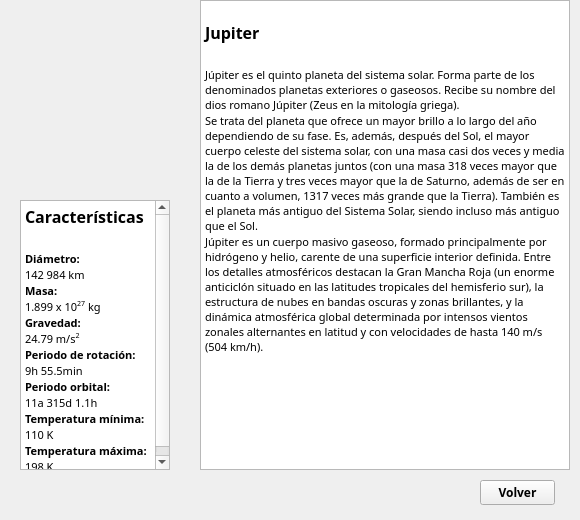
<?xml version="1.0" encoding="UTF-8"?>
<ui version="4.0">
 <class>MainWindow</class>
 <widget class="QMainWindow" name="MainWindow">
  <property name="geometry">
   <rect>
    <x>0</x>
    <y>0</y>
    <width>580</width>
    <height>520</height>
   </rect>
  </property>
  <property name="minimumSize">
   <size>
    <width>580</width>
    <height>520</height>
   </size>
  </property>
  <property name="maximumSize">
   <size>
    <width>580</width>
    <height>520</height>
   </size>
  </property>
  <property name="windowTitle">
   <string>MainWindow</string>
  </property>
  <widget class="QWidget" name="centralwidget">
   <widget class="QTextEdit" name="text_info">
    <property name="geometry">
     <rect>
      <x>200</x>
      <y>0</y>
      <width>370</width>
      <height>470</height>
     </rect>
    </property>
    <property name="minimumSize">
     <size>
      <width>370</width>
      <height>470</height>
     </size>
    </property>
    <property name="maximumSize">
     <size>
      <width>370</width>
      <height>470</height>
     </size>
    </property>
    <property name="font">
     <font>
      <family>Century Gothic</family>
     </font>
    </property>
    <property name="readOnly">
     <bool>true</bool>
    </property>
    <property name="html">
     <string>&lt;!DOCTYPE HTML PUBLIC &quot;-//W3C//DTD HTML 4.0//EN&quot; &quot;http://www.w3.org/TR/REC-html40/strict.dtd&quot;&gt;
&lt;html&gt;&lt;head&gt;&lt;meta name=&quot;qrichtext&quot; content=&quot;1&quot; /&gt;&lt;style type=&quot;text/css&quot;&gt;
p, li { white-space: pre-wrap; }
&lt;/style&gt;&lt;/head&gt;&lt;body style=&quot; font-family:'Century Gothic'; font-size:10pt; font-weight:400; font-style:normal;&quot;&gt;
&lt;p style=&quot;-qt-paragraph-type:empty; margin-top:0px; margin-bottom:0px; margin-left:0px; margin-right:0px; -qt-block-indent:0; text-indent:0px; font-size:8pt;&quot;&gt;&lt;br /&gt;&lt;/p&gt;
&lt;p style=&quot; margin-top:0px; margin-bottom:0px; margin-left:0px; margin-right:0px; -qt-block-indent:0; text-indent:0px;&quot;&gt;&lt;span style=&quot; font-size:12pt; font-weight:600;&quot;&gt;Jupiter&lt;/span&gt;&lt;/p&gt;
&lt;p style=&quot;-qt-paragraph-type:empty; margin-top:0px; margin-bottom:0px; margin-left:0px; margin-right:0px; -qt-block-indent:0; text-indent:0px; font-size:12pt; font-weight:600;&quot;&gt;&lt;br /&gt;&lt;/p&gt;
&lt;p style=&quot; margin-top:0px; margin-bottom:0px; margin-left:0px; margin-right:0px; -qt-block-indent:0; text-indent:0px;&quot;&gt;&lt;span style=&quot; font-size:8pt;&quot;&gt;Júpiter es el quinto planeta del sistema solar. Forma parte de los denominados planetas exteriores o gaseosos. Recibe su nombre del dios romano Júpiter (Zeus en la mitología griega).&lt;/span&gt;&lt;/p&gt;
&lt;p style=&quot; margin-top:0px; margin-bottom:0px; margin-left:0px; margin-right:0px; -qt-block-indent:0; text-indent:0px;&quot;&gt;&lt;span style=&quot; font-size:8pt;&quot;&gt;Se trata del planeta que ofrece un mayor brillo a lo largo del año dependiendo de su fase. Es, además, después del Sol, el mayor cuerpo celeste del sistema solar, con una masa casi dos veces y media la de los demás planetas juntos (con una masa 318 veces mayor que la de la Tierra y tres veces mayor que la de Saturno, además de ser en cuanto a volumen, 1317 veces más grande que la Tierra). También es el planeta más antiguo del Sistema Solar, siendo incluso más antiguo que el Sol.&lt;/span&gt;&lt;/p&gt;
&lt;p style=&quot; margin-top:0px; margin-bottom:0px; margin-left:0px; margin-right:0px; -qt-block-indent:0; text-indent:0px;&quot;&gt;&lt;span style=&quot; font-size:8pt;&quot;&gt;Júpiter es un cuerpo masivo gaseoso, formado principalmente por hidrógeno y helio, carente de una superficie interior definida. Entre los detalles atmosféricos destacan la Gran Mancha Roja (un enorme anticiclón situado en las latitudes tropicales del hemisferio sur), la estructura de nubes en bandas oscuras y zonas brillantes, y la dinámica atmosférica global determinada por intensos vientos zonales alternantes en latitud y con velocidades de hasta 140 m/s (504 km/h).&lt;/span&gt;&lt;/p&gt;&lt;/body&gt;&lt;/html&gt;</string>
    </property>
   </widget>
   <widget class="QTextEdit" name="text_facts">
    <property name="geometry">
     <rect>
      <x>20</x>
      <y>200</y>
      <width>150</width>
      <height>270</height>
     </rect>
    </property>
    <property name="minimumSize">
     <size>
      <width>150</width>
      <height>270</height>
     </size>
    </property>
    <property name="maximumSize">
     <size>
      <width>150</width>
      <height>270</height>
     </size>
    </property>
    <property name="font">
     <font>
      <family>Century Gothic</family>
     </font>
    </property>
    <property name="readOnly">
     <bool>true</bool>
    </property>
    <property name="html">
     <string>&lt;!DOCTYPE HTML PUBLIC &quot;-//W3C//DTD HTML 4.0//EN&quot; &quot;http://www.w3.org/TR/REC-html40/strict.dtd&quot;&gt;
&lt;html&gt;&lt;head&gt;&lt;meta name=&quot;qrichtext&quot; content=&quot;1&quot; /&gt;&lt;style type=&quot;text/css&quot;&gt;
p, li { white-space: pre-wrap; }
&lt;/style&gt;&lt;/head&gt;&lt;body style=&quot; font-family:'Century Gothic'; font-size:10pt; font-weight:400; font-style:normal;&quot;&gt;
&lt;p style=&quot; margin-top:0px; margin-bottom:0px; margin-left:0px; margin-right:0px; -qt-block-indent:0; text-indent:0px;&quot;&gt;&lt;span style=&quot; font-size:12pt; font-weight:600;&quot;&gt;Características&lt;/span&gt;&lt;/p&gt;
&lt;p style=&quot;-qt-paragraph-type:empty; margin-top:0px; margin-bottom:0px; margin-left:0px; margin-right:0px; -qt-block-indent:0; text-indent:0px; font-size:12pt; font-weight:600;&quot;&gt;&lt;br /&gt;&lt;/p&gt;
&lt;p style=&quot; margin-top:0px; margin-bottom:0px; margin-left:0px; margin-right:0px; -qt-block-indent:0; text-indent:0px;&quot;&gt;&lt;span style=&quot; font-size:8pt; font-weight:600;&quot;&gt;Diámetro: &lt;/span&gt;&lt;/p&gt;
&lt;p style=&quot; margin-top:0px; margin-bottom:0px; margin-left:0px; margin-right:0px; -qt-block-indent:0; text-indent:0px;&quot;&gt;&lt;span style=&quot; font-size:8pt;&quot;&gt;142 984 km&lt;/span&gt;&lt;/p&gt;
&lt;p style=&quot; margin-top:0px; margin-bottom:0px; margin-left:0px; margin-right:0px; -qt-block-indent:0; text-indent:0px;&quot;&gt;&lt;span style=&quot; font-size:8pt; font-weight:600;&quot;&gt;Masa: &lt;/span&gt;&lt;/p&gt;
&lt;p style=&quot; margin-top:0px; margin-bottom:0px; margin-left:0px; margin-right:0px; -qt-block-indent:0; text-indent:0px;&quot;&gt;&lt;span style=&quot; font-size:8pt;&quot;&gt;1.899 x 10&lt;/span&gt;&lt;span style=&quot; font-size:8pt; vertical-align:super;&quot;&gt;27&lt;/span&gt;&lt;span style=&quot; font-size:8pt;&quot;&gt; kg&lt;/span&gt;&lt;/p&gt;
&lt;p style=&quot; margin-top:0px; margin-bottom:0px; margin-left:0px; margin-right:0px; -qt-block-indent:0; text-indent:0px;&quot;&gt;&lt;span style=&quot; font-size:8pt; font-weight:600;&quot;&gt;Gravedad:&lt;/span&gt;&lt;/p&gt;
&lt;p style=&quot; margin-top:0px; margin-bottom:0px; margin-left:0px; margin-right:0px; -qt-block-indent:0; text-indent:0px;&quot;&gt;&lt;span style=&quot; font-size:8pt;&quot;&gt;24.79 m/s&lt;/span&gt;&lt;span style=&quot; font-size:8pt; vertical-align:super;&quot;&gt;2&lt;/span&gt;&lt;/p&gt;
&lt;p style=&quot; margin-top:0px; margin-bottom:0px; margin-left:0px; margin-right:0px; -qt-block-indent:0; text-indent:0px;&quot;&gt;&lt;span style=&quot; font-size:8pt; font-weight:600;&quot;&gt;Periodo de rotación:&lt;/span&gt;&lt;/p&gt;
&lt;p style=&quot; margin-top:0px; margin-bottom:0px; margin-left:0px; margin-right:0px; -qt-block-indent:0; text-indent:0px;&quot;&gt;&lt;span style=&quot; font-size:8pt;&quot;&gt;9h 55.5min &lt;/span&gt;&lt;/p&gt;
&lt;p style=&quot; margin-top:0px; margin-bottom:0px; margin-left:0px; margin-right:0px; -qt-block-indent:0; text-indent:0px;&quot;&gt;&lt;span style=&quot; font-size:8pt; font-weight:600;&quot;&gt;Periodo orbital:&lt;/span&gt;&lt;/p&gt;
&lt;p style=&quot; margin-top:0px; margin-bottom:0px; margin-left:0px; margin-right:0px; -qt-block-indent:0; text-indent:0px;&quot;&gt;&lt;span style=&quot; font-size:8pt;&quot;&gt;11a 315d 1.1h&lt;/span&gt;&lt;/p&gt;
&lt;p style=&quot; margin-top:0px; margin-bottom:0px; margin-left:0px; margin-right:0px; -qt-block-indent:0; text-indent:0px;&quot;&gt;&lt;span style=&quot; font-size:8pt; font-weight:600;&quot;&gt;Temperatura mínima:&lt;/span&gt;&lt;/p&gt;
&lt;p style=&quot; margin-top:0px; margin-bottom:0px; margin-left:0px; margin-right:0px; -qt-block-indent:0; text-indent:0px;&quot;&gt;&lt;span style=&quot; font-size:8pt;&quot;&gt;110 K&lt;/span&gt;&lt;/p&gt;
&lt;p style=&quot; margin-top:0px; margin-bottom:0px; margin-left:0px; margin-right:0px; -qt-block-indent:0; text-indent:0px;&quot;&gt;&lt;span style=&quot; font-size:8pt; font-weight:600;&quot;&gt;Temperatura máxima:&lt;/span&gt;&lt;/p&gt;
&lt;p style=&quot; margin-top:0px; margin-bottom:0px; margin-left:0px; margin-right:0px; -qt-block-indent:0; text-indent:0px;&quot;&gt;&lt;span style=&quot; font-size:8pt;&quot;&gt;198 K&lt;/span&gt;&lt;/p&gt;&lt;/body&gt;&lt;/html&gt;</string>
    </property>
   </widget>
   <widget class="QLabel" name="label_image">
    <property name="geometry">
     <rect>
      <x>0</x>
      <y>0</y>
      <width>200</width>
      <height>200</height>
     </rect>
    </property>
    <property name="minimumSize">
     <size>
      <width>200</width>
      <height>200</height>
     </size>
    </property>
    <property name="maximumSize">
     <size>
      <width>200</width>
      <height>200</height>
     </size>
    </property>
    <property name="text">
     <string/>
    </property>
    <property name="pixmap">
     <pixmap>icons/jupiter_ima.png</pixmap>
    </property>
    <property name="scaledContents">
     <bool>true</bool>
    </property>
   </widget>
   <widget class="QPushButton" name="button_close">
    <property name="geometry">
     <rect>
      <x>480</x>
      <y>480</y>
      <width>75</width>
      <height>25</height>
     </rect>
    </property>
    <property name="minimumSize">
     <size>
      <width>75</width>
      <height>25</height>
     </size>
    </property>
    <property name="maximumSize">
     <size>
      <width>75</width>
      <height>25</height>
     </size>
    </property>
    <property name="font">
     <font>
      <family>Century Gothic</family>
      <pointsize>9</pointsize>
      <weight>75</weight>
      <bold>true</bold>
     </font>
    </property>
    <property name="text">
     <string>Volver</string>
    </property>
   </widget>
  </widget>
 </widget>
 <resources/>
 <connections/>
</ui>
